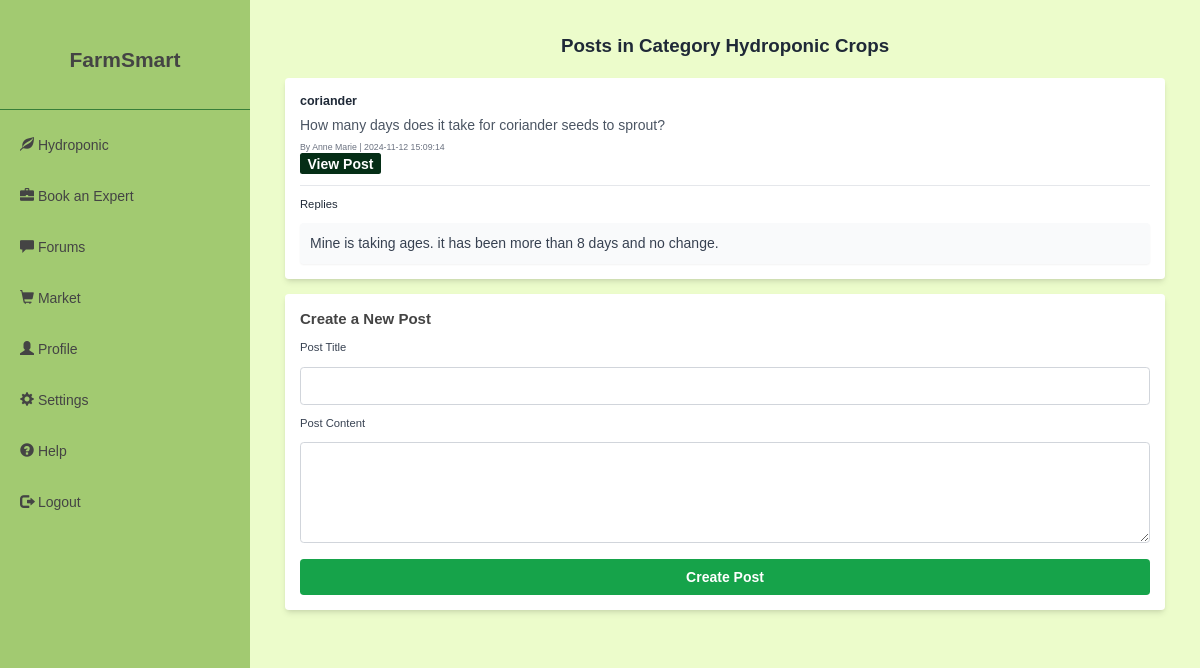
Page /category/5 on the earlier database version.
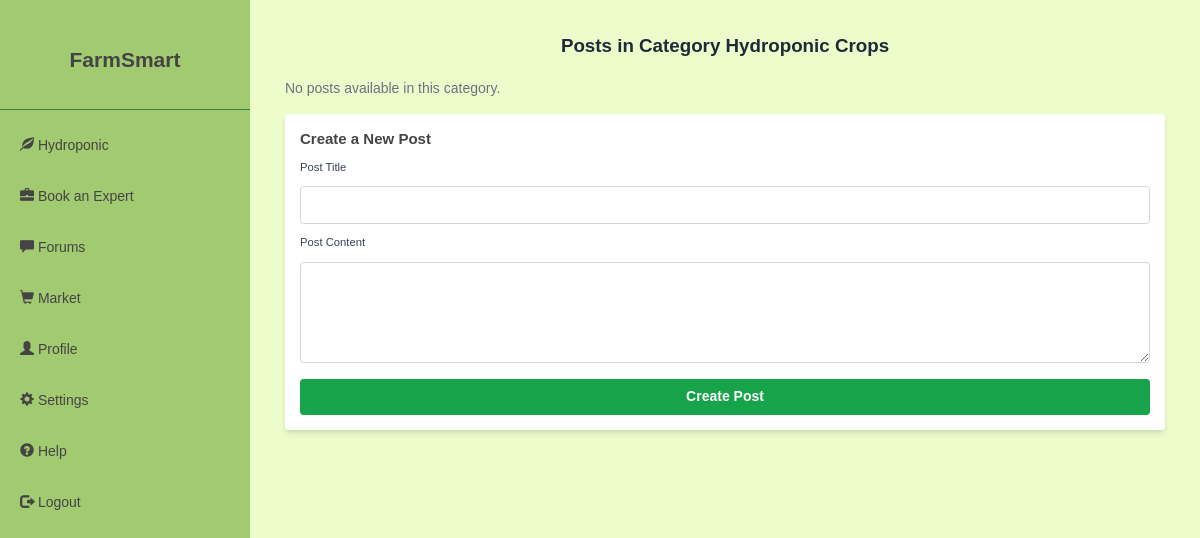
Same page on the later database version.
### app.py (models this page shows, shortened)
class Category(db.Model):
    id = db.Column(db.Integer, primary_key=True)
    name = db.Column(db.String(100), nullable=False)
    description = db.Column(db.String(255), nullable=True)

class Post(db.Model):
    id = db.Column(db.Integer, primary_key=True)
    title = db.Column(db.String(200), nullable=False)
    content = db.Column(db.Text, nullable=False)
    created_at = db.Column(db.DateTime, default=db.func.current_timestamp())
    user_id = db.Column(db.Integer, db.ForeignKey('user.id'), nullable=False)
    category_id = db.Column(db.Integer, db.ForeignKey('category.id'), nullable=False)
    user = db.relationship('User', backref=db.backref('posts', lazy=True))
    category = db.relationship('Category', backref=db.backref('posts', lazy=True))
    replies = db.relationship('Reply', backref='post', cascade="all, delete-orphan")

class User(UserMixin, db.Model):
    id = db.Column(db.Integer, primary_key=True)
    username = db.Column(db.String(120), unique=True, nullable=False)
    email = db.Column(db.String(120), unique=True, nullable=False)
    password_hash = db.Column(db.String(128))
    role = db.Column(db.String(50))
    address = db.Column(db.String(200))
    phone = db.Column(db.String(20))
    profile_image_url = db.Column(db.String(200), nullable=True)
    profile_complete = db.Column(db.Boolean, default=False)

class Reply(db.Model):
    id = db.Column(db.Integer, primary_key=True)
    content = db.Column(db.String, nullable=False)
    created_at = db.Column(db.DateTime, default=datetime.utcnow)
    user_id = db.Column(db.Integer, db.ForeignKey('user.id'), nullable=True)
    post_id = db.Column(db.Integer, db.ForeignKey('post.id'), nullable=False)
    user = db.relationship('User', backref=db.backref('replies', lazy=True))

### app.py (the view)
@app.route('/category/<int:category_id>')
def view_category(category_id):
    category = Category.query.get(category_id)
    if category:
        posts = Post.query.filter_by(category_id=category_id).all()
        return render_template('category-post.html', category=category, posts=posts, category_id=category_id)
    else:
        flash("Category not found.", 'danger')
        return redirect(url_for('home'))

### templates/category-post.html (shortened to what this page needs)
{% extends 'base.html' %}
{% block content %}
<div class="container mx-auto p-6">
    <h2 class="text-3xl font-semibold mb-8 text-center text-gray-800">
        Posts in Category {{ category.name }}
    </h2>
    <div class="mb-6">
        {% if posts %}
        <div class="space-y-6">
            {% for post in posts %}
            <div class="bg-white shadow-md rounded-md p-6 mb-6">
                <h4 class="text-xl font-semibold text-gray-800">{{ post.title }}</h4>
                <p class="text-gray-600 mt-2">{{ post.content }}</p>
                <p class="mt-2 text-sm text-gray-500">
                    By {{ post.user.username }}
                    <span> | {{ post.created_at.strftime('%Y-%m-%d %H:%M:%S') }}</span>
                </p>
                <a href="{{ url_for('view_post', post_id=post.id) }}" class="bg-green-950 text-white font-bold py-1 px-3 rounded hover:bg-indigo-800 mt-6">View Post</a>
                {% if post.replies %}
                <div class="mt-4 border-t border-gray-200 pt-4 space-y-4">
                    <h5 class="text-lg font-medium text-gray-800">Replies</h5>
                    {% for reply in post.replies %}
                    <div class="bg-gray-50 p-4 rounded-md shadow-sm">
                        <p class="text-gray-700">{{ reply.content }}</p>
                    </div>
                    {% endfor %}
                </div>
                {% else %}
                <p class="mt-4 text-gray-500">No replies yet.</p>
                {% endif %}
            </div>
            {% endfor %}
        </div>
        {% else %}
        <p class="text-gray-500">No posts available in this category.</p>
        {% endif %}
    </div>
    <div class="bg-white shadow-md rounded-md p-6 mb-6">
        <h3 class="text-2xl font-semibold mb-4">Create a New Post</h3>
        <form method="POST" action="{{ url_for('category_posts', category_id=category.id) }}">
            <div class="mb-4">
                <label for="title" class="block text-lg font-medium text-gray-700">Post Title</label>
                <input type="text" id="title" name="title" class="mt-2 p-3 border border-gray-300 rounded-md w-full focus:ring-2 focus:ring-blue-500" required>
            </div>
            <div class="mb-4">
                <label for="content" class="block text-lg font-medium text-gray-700">Post Content</label>
                <textarea id="content" name="content" rows="4" class="mt-2 p-3 border border-gray-300 rounded-md w-full focus:ring-2 focus:ring-blue-500" required></textarea>
            </div>
            <div class="flex justify-center">
                <button type="submit" class="w-full py-3 bg-green-600 text-white font-semibold rounded-md hover:bg-green-500 transition duration-300">
                    Create Post
                </button>
            </div>
        </form>
    </div>
</div>
{% endblock %}

### templates/base.html (shortened to what this page needs)
<!DOCTYPE html>
<html lang="en">
<head>
    <link rel="stylesheet" href="https://maxcdn.bootstrapcdn.com/bootstrap/3.4.0/css/bootstrap.min.css">
    <link rel="stylesheet" href="{{ url_for('static', filename='css/dashboard.css') }}">
    <script src="https://cdn.tailwindcss.com"></script>
</head>
<body>
    {% include 'sidebar.html' %}
    <div class="content">
        {% block content %}{% endblock %}
    </div>
</body>
</html>

### templates/sidebar.html
<div class="sidebar">
    <div class="sidebar-header"><a href="{{ url_for('home') }}">FarmSmart</a></div>
    <div class="sidebar-menu">
        <a href="{{ url_for('dashboard') }}" class="{% if request.path == url_for('dashboard') %}active{% endif %}">
            <span class="glyphicon glyphicon-leaf"></span> Hydroponic
        </a>
        <a href="{{ url_for('expert') }}" class="{% if request.path == url_for('expert') %}active{% endif %}">
            <span class="glyphicon glyphicon-briefcase"></span> Book an Expert
        </a>
        <a href="{{ url_for('forums') }}" class="{% if request.path == url_for('forums') %}active{% endif %}">
            <span class="glyphicon glyphicon-comment"></span> Forums
        </a>
        <a href="{{ url_for('market') }}" class="{% if request.path == url_for('market') %}active{% endif %}">
            <span class="glyphicon glyphicon-shopping-cart"></span> Market
        </a>
        <a href="{{ url_for('profile') }}" class="{% if request.path == url_for('profile') %}active{% endif %}">
            <span class="glyphicon glyphicon-user"></span> Profile
        </a>
        <a href="{{ url_for('account_settings') }}" class="{% if request.path == url_for('account_settings') %}active{% endif %}">
            <span class="glyphicon glyphicon-cog"></span> Settings
        </a>
        <a href="{{ url_for('help') }}" class="{% if request.path == url_for('help') %}active{% endif %}">
            <span class="glyphicon glyphicon-question-sign"></span> Help
        </a>
        <a href="{{ url_for('logout') }}" class="{% if request.path == url_for('logout') %}active{% endif %}">
            <span class="glyphicon glyphicon-log-out"></span> Logout
        </a>
    </div>
</div>

### static/css/dashboard.css (style rules this page uses)
:root { --bg-color: #ecfccb; --secondary-bg-color: #a2ca71; --sidebar-header-height: 100px; --sidebar-footer-height: 230px; --text-color: #444444; --secondary-text-color: #444444; --border-color: #387f39; --accent-color: #a2ca71; --accent-hover-color: #8dba5e; --success-background: #edf7ee; --warning-background: #ffd27f; --error-background: #ff6b6b; --input-border-color: #dddddd; --input-focus-color: var(--accent-color); --contrast-color: #ffffff; --graph-grid-color: #eeeeee; }
* { margin: 0; padding: 0; box-sizing: border-box; }
body { font-family: Arial, sans-serif; background-color: var(--bg-color); color: var(--text-color); }
.sidebar { position: fixed; top: 0; left: 0; width: 250px; height: 100vh; background-color: var(--secondary-bg-color); color: var(--secondary-text-color); display: flex; flex-direction: column; padding-top: 10px; }
.sidebar-header { height: var(--sidebar-header-height); display: flex; align-items: center; justify-content: center; text-decoration: none; font-size: 1.5em; font-weight: bold; color: var(--text-color); border-bottom: 1px solid var(--border-color); }
.sidebar-menu { display: flex; flex-direction: column; padding: 10px 0; }
.sidebar-menu a { padding: 15px 20px; color: var(--secondary-text-color); text-decoration: none; font-size: 1em; }
.content { margin-left: 250px; padding: 20px; }
a { text-decoration: none !important; }

Differences in the rows shown:
removed Post: title "coriander", content "How many days does it take for coriander seeds to sprout?", user.username "Anne Marie", created_at "2024-11-12 15:09:14"
removed Reply: content "Mine is taking ages. it has been more than 8 days and no change."
Other differences:
text now shown: "No posts available in this category."
